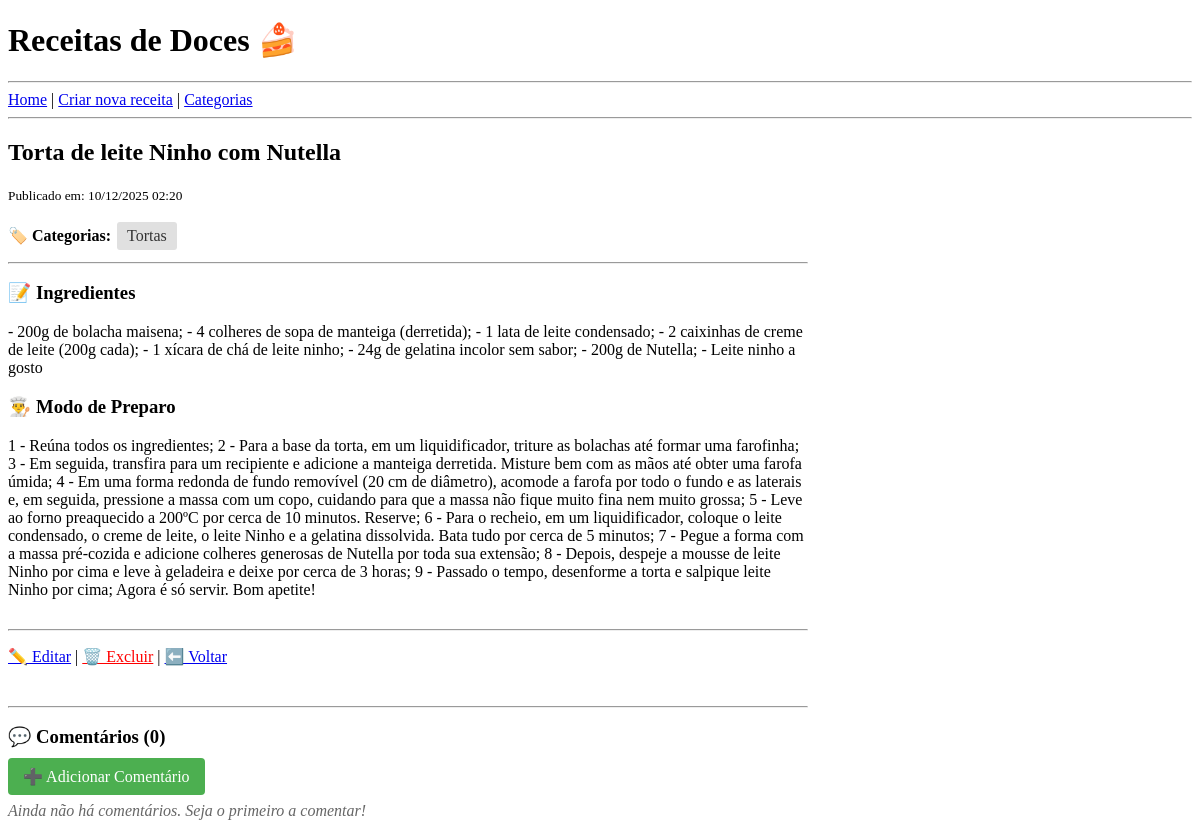
Before: /5/ with the older database file.
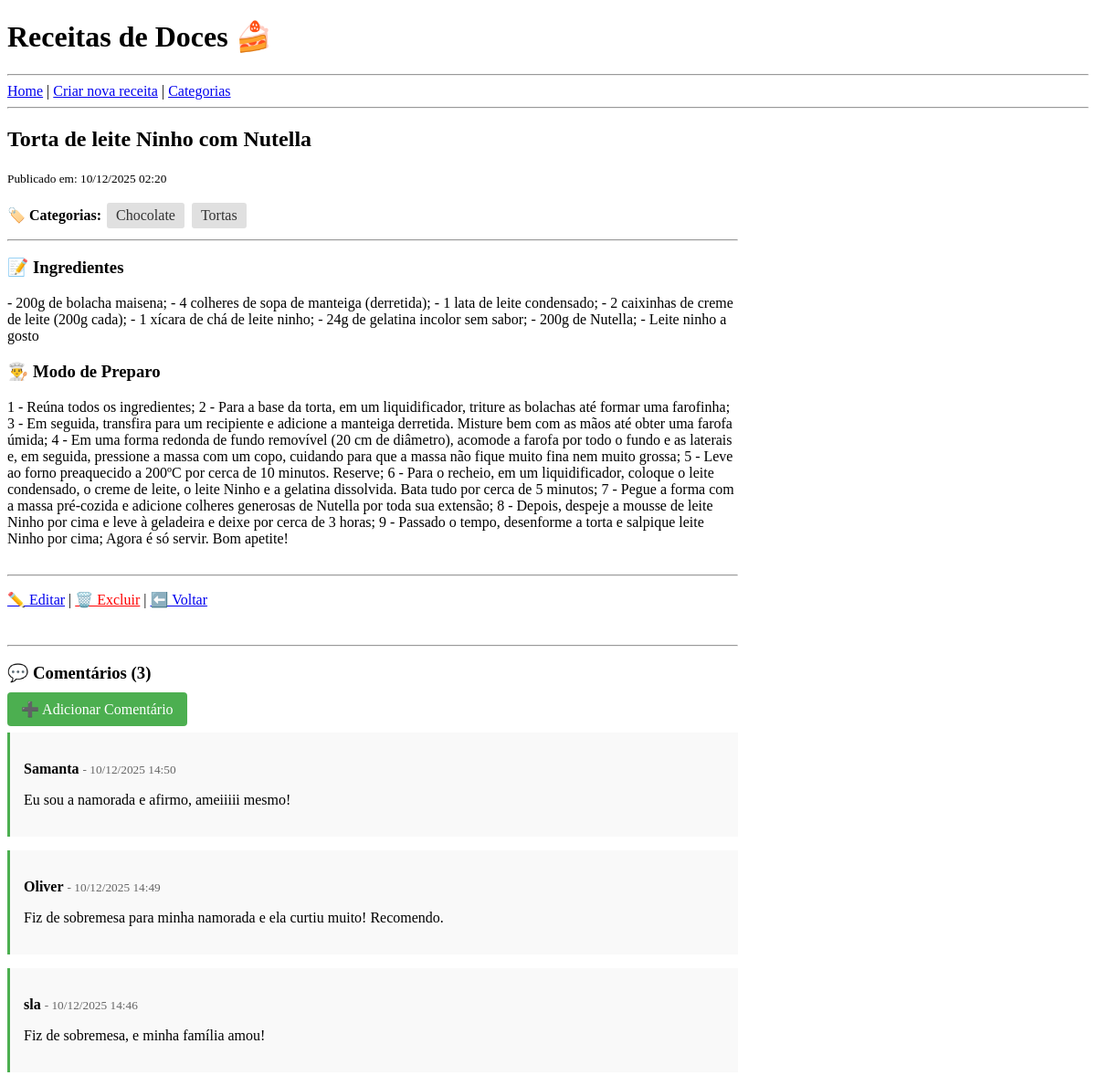
After: the same page with the newer database file.
### blog/models.py (models this page shows, shortened)
class Category(models.Model):
    nome = models.CharField(max_length=100, unique=True)
    descricao = models.TextField(blank=True)
    class Meta:
        verbose_name = 'Categoria'
        verbose_name_plural = 'Categorias'
        ordering = ['nome']

class Post(models.Model):
    titulo = models.CharField(max_length=200)
    descricao = models.TextField(blank=True)  # Descrição breve da receita
    ingredientes = models.TextField()  # Lista de ingredientes (HTML)
    modo_preparo = models.TextField()  # Modo de preparo (HTML)
    data_postagem = models.DateTimeField(auto_now_add=True)
    categorias = models.ManyToManyField(Category, related_name='posts', blank=True)

class Comment(models.Model):
    post = models.ForeignKey(Post, on_delete=models.CASCADE, related_name='comentarios')
    autor = models.ForeignKey(User, on_delete=models.CASCADE)
    texto = models.TextField()
    data_postagem = models.DateTimeField(auto_now_add=True)
    class Meta:
        ordering = ['-data_postagem']  # Mais recentes primeiro

### blog/views.py (the view)
# urls.py: path('<int:id>/', views.DetalhePostView.as_view(), name='detalhe_post'),
class DetalhePostView(DetailView):
    model = Post
    template_name = 'blog/detalhe.html'
    context_object_name = 'post'
    pk_url_kwarg = 'id'
    def get_context_data(self, **kwargs):
        context = super().get_context_data(**kwargs)
        context['comentarios'] = self.object.comentarios.all()
        return context

### blog/templates/blog/detalhe.html (shortened to what this page needs)
{% extends 'base.html' %}
{% block conteudo %}
<article style="max-width: 800px;">
    <h2>{{ post.titulo }}</h2>
    <p><small>Publicado em: {{ post.data_postagem|date:"d/m/Y H:i" }}</small></p>
    {% if post.categorias.all %}
    <p style="margin: 10px 0;">
        <strong>🏷️ Categorias:</strong>
        {% for categoria in post.categorias.all %}
            <a href="{% url 'detalhe_categoria' categoria.id %}" style="background-color: #e0e0e0; padding: 5px 10px; margin: 2px; text-decoration: none; color: #333; border-radius: 3px; display: inline-block;">{{ categoria.nome }}</a>
        {% endfor %}
    </p>
    {% endif %}
    <hr>
    <h3>📝 Ingredientes</h3>
    <div style="margin: 15px 0;">
        {{ post.ingredientes|safe }}
    </div>
    <h3>👨‍🍳 Modo de Preparo</h3>
    <div style="margin: 15px 0;">
        {{ post.modo_preparo|safe }}
    </div>
    <hr style="margin-top: 30px;">
    <p>
        <a href="{% url 'editar_post' post.id %}">✏️ Editar</a> |
        <a href="{% url 'excluir_post' post.id %}" style="color: red;">🗑️ Excluir</a> |
        <a href="{% url 'lista_posts' %}">⬅️ Voltar</a>
    </p>
    <hr style="margin-top: 40px;">
    <h3>💬 Comentários ({{ comentarios.count }})</h3>
    <p><a href="{% url 'criar_comentario' post.id %}" style="background-color: #4CAF50; color: white; padding: 10px 15px; text-decoration: none; border-radius: 4px;">➕ Adicionar Comentário</a></p>
    {% if comentarios %}
        {% for comentario in comentarios %}
        <div style="background-color: #f9f9f9; padding: 15px; margin: 15px 0; border-left: 3px solid #4CAF50;">
            <p><strong>{{ comentario.autor.username }}</strong> <small style="color: #666;">- {{ comentario.data_postagem|date:"d/m/Y H:i" }}</small></p>
            <p>{{ comentario.texto }}</p>
        </div>
        {% endfor %}
    {% else %}
        <p style="color: #666;"><em>Ainda não há comentários. Seja o primeiro a comentar!</em></p>
    {% endif %}
</article>
{% endblock %}

Changed rows visible on the page:
computed for Post "Torta de leite Ninho com Nutella": count "0" → "3"
added Category: nome "Chocolate"
added Comment: autor.username "Samanta", data_postagem "10/12/2025 14:50", texto "Eu sou a namorada e afirmo, ameiiiii mesmo!"
added Comment: autor.username "Oliver", data_postagem "10/12/2025 14:49", texto "Fiz de sobremesa para minha namorada e ela curtiu muito! Recomendo."
added Comment: autor.username "sla", data_postagem "10/12/2025 14:46", texto "Fiz de sobremesa, e minha família amou!"
Other visible differences:
text no longer shown: "Ainda não há comentários. Seja o primeiro a comentar!"
